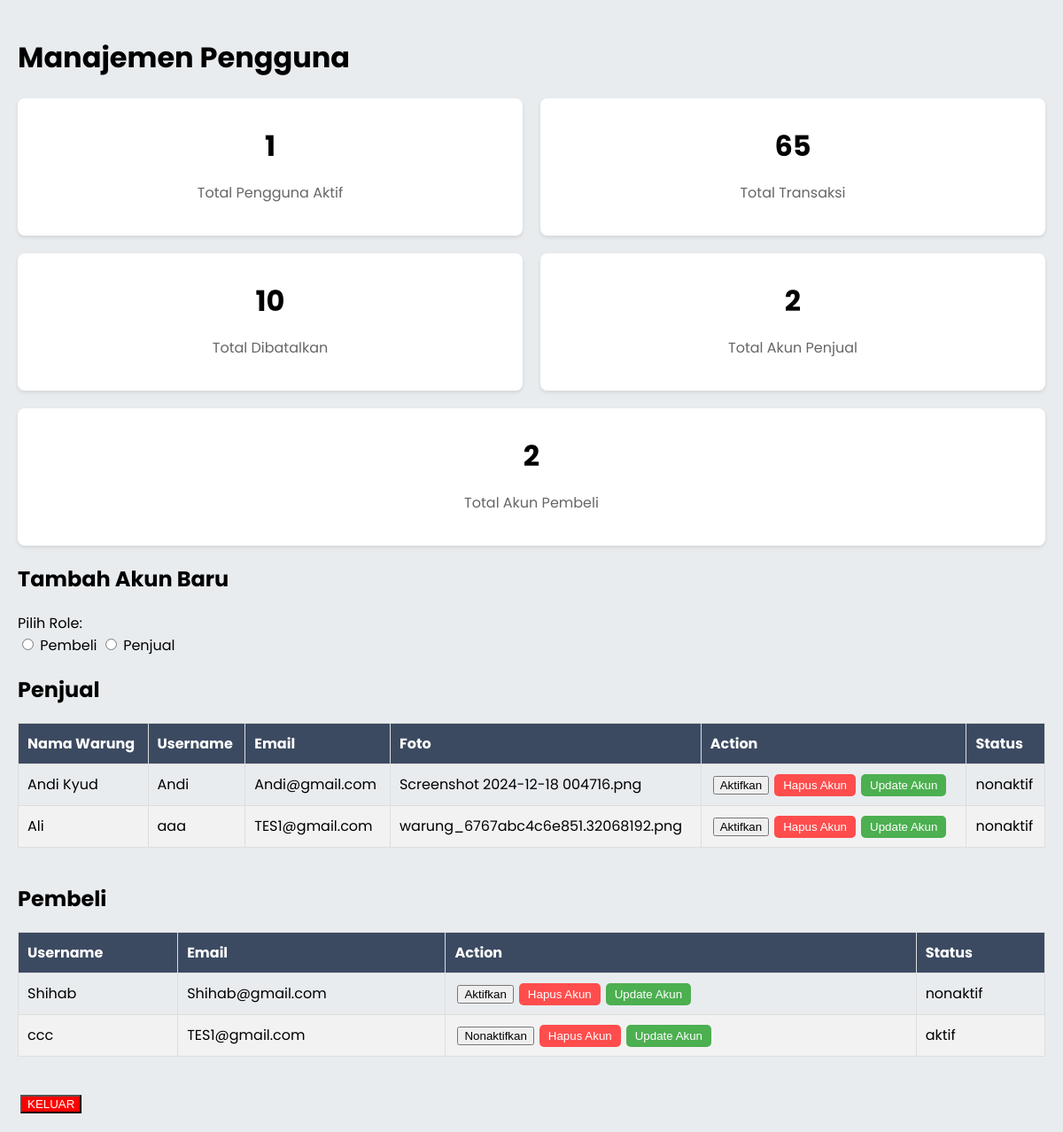
The app's page /PHP/ADMIN/dashboardAdmin.php, older data.
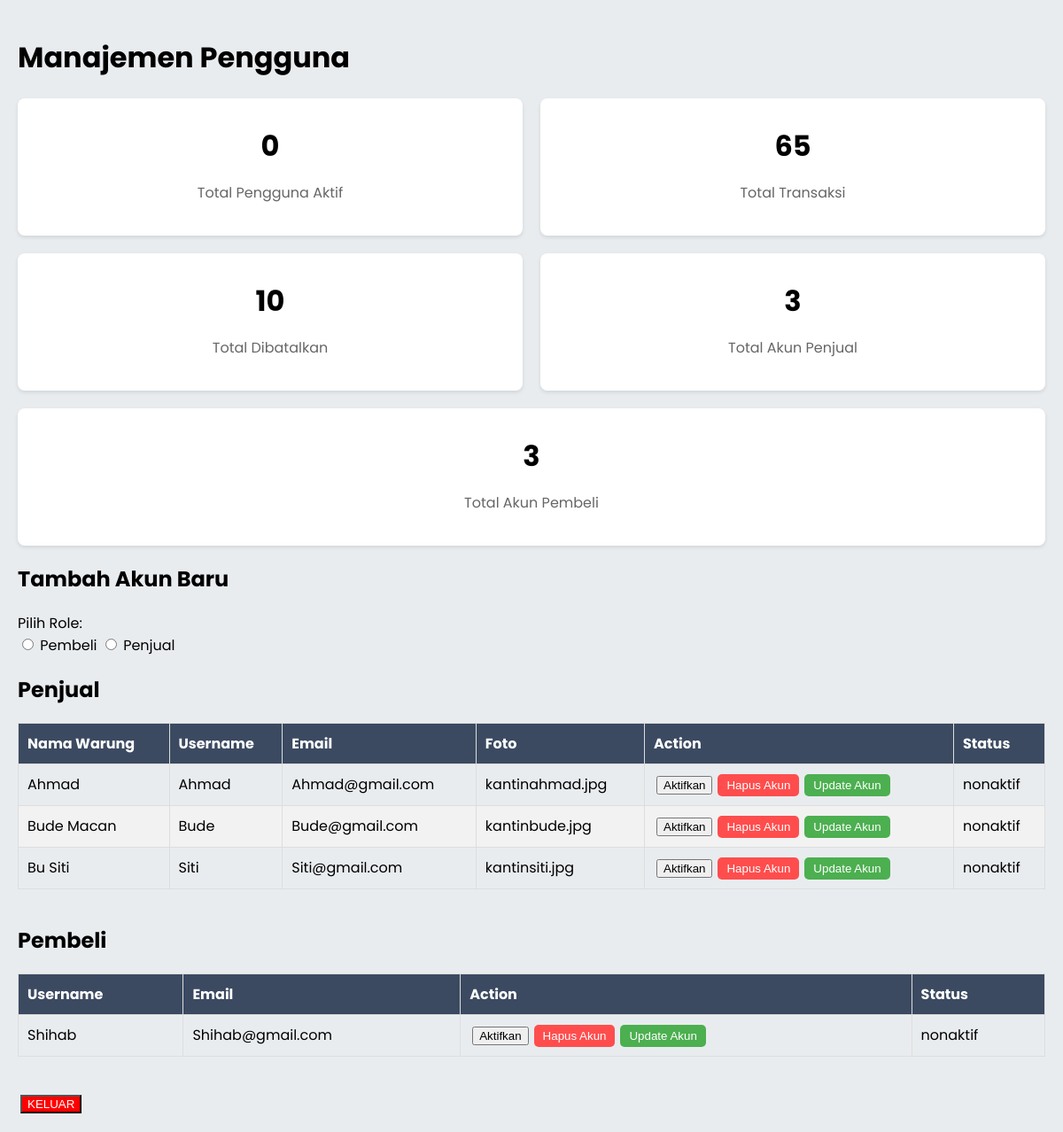
The same page, newer data.
### tables this page shows
CREATE TABLE `kantin` (
  `ID_Warung` int(11) NOT NULL,
  `ID_Pengguna` int(11) NOT NULL,
  `Nama_Warung` varchar(255) NOT NULL,
  `Gambar_Warung` varchar(255) DEFAULT NULL,
  `rating` float NOT NULL,
  `Total_Order` int(11) NOT NULL,
  `Total_Hasil` int(11) NOT NULL
);

CREATE TABLE `user` (
  `id_pengguna` int(11) NOT NULL,
  `username` varchar(100) NOT NULL,
  `email` varchar(100) NOT NULL,
  `password` varchar(255) NOT NULL,
  `kontak` int(100) NOT NULL,
  `role` enum('admin','seller','buyer') NOT NULL,
  `status` enum('aktif','nonaktif') NOT NULL DEFAULT 'nonaktif',
  `nama` varchar(255) NOT NULL DEFAULT 'Bocil Ngoding',
  `foto_profile` varchar(255) DEFAULT NULL
);

### PHP/ADMIN/dashboardAdmin.php (the view, shortened to what this page needs)
<?php
include '../connect.php';
?>
<!DOCTYPE html>
<html lang="en">
<head>
    <link rel="stylesheet" href="../../CSS/ADMIN/dashboardAdmin.css">
</head>
<body>
    <div class="container">
        <main class="content">
            <h1>Manajemen Pengguna</h1>
            <section class="stats">
                <div class="card">
                    <?php
                    $sql = "SELECT COUNT(*) as total_active_users FROM user WHERE status = 'aktif' AND role IN ('seller', 'buyer')";
                    $result = $conn->query($sql);
                    $total_active_users = 0;
                    if ($result->num_rows > 0) {
                        $row = $result->fetch_assoc();
                        $total_active_users = $row['total_active_users'];
                    }
                    ?>
                    <h3><?php echo $total_active_users; ?></h3>
                    <p>Total Pengguna Aktif</p>
                </div>
                <div class="card">
                    <h3>65</h3>
                    <p>Total Transaksi</p>
                </div>
                <div class="card">
                    <h3>10</h3>
                    <p>Total Dibatalkan</p>
                </div>
                <div class="card">
                    <?php
                    $sql = "SELECT COUNT(*) as total_sellers FROM user WHERE role = 'seller'";
                    $result = $conn->query($sql);
                    $total_sellers = 0;
                    if ($result->num_rows > 0) {
                        $row = $result->fetch_assoc();
                        $total_sellers = $row['total_sellers'];
                    }
                    ?>
                    <h3><?php echo $total_sellers; ?></h3>
                    <p>Total Akun Penjual</p>
                </div>
                <div class="card">
                    <h3><?php echo $total_sellers; ?></h3>
                    <p>Total Akun Pembeli</p>
                </div>
            </section>
            <section class="add-user-form">
                <h2>Tambah Akun Baru</h2>
                <label>Pilih Role:</label><br>
                <input type="radio" id="role_buyer" value="buyer" onclick="showForm('buyer')">
                <label for="role_buyer">Pembeli</label>
                <input type="radio" id="role_seller" value="seller" onclick="showForm('seller')">
                <label for="role_seller">Penjual</label>
                <br>
            </section>
            <section class="user-accounts">
                <h2>Penjual</h2>
                <table>
                    <thead>
                        <tr>
                            <th>Nama Warung</th>
                            <th>Username</th>
                            <th>Email</th>
                            <th>Foto</th>
                            <th>Action</th>
                            <th>Status</th>
                        </tr>
                    </thead>
                    <tbody>
                        <?php
                        $sql = "SELECT u.username, u.email, u.status, k.Nama_Warung, k.Gambar_Warung
                                FROM user u
                                LEFT JOIN kantin k ON u.id_pengguna = k.id_pengguna
                                WHERE u.role = 'seller'";
                        $result = $conn->query($sql);
                        if ($result->num_rows > 0) {
                            while($row = $result->fetch_assoc()) {
                                echo "<tr>";
                                echo "<td>" . $row["Nama_Warung"] . "</td>";
                                echo "<td>" . $row["username"] . "</td>";
                                echo "<td>" . $row["email"] . "</td>";
                                echo "<td>" . $row["Gambar_Warung"] . "</td>";
                                echo "<td>";
                                echo "<form method='POST' style='display:inline;'>";
                                if ($row["status"] === 'aktif') {
                                    echo "<button type='submit' name='action' value='deactivate'>Nonaktifkan</button>";
                                } else {
                                    echo "<button type='submit' name='action' value='activate'>Aktifkan</button>";
                                }
                                echo "</form>";
                                echo "<form method='POST' style='display:inline;'>";
                                echo "<button type='submit' class='delete-button' name='delete_user'>Hapus Akun</button>";
                                echo "<button type='submit' class='update-button' name='update_user'>Update Akun</button>";
                                echo "</form>";
                                echo "</td>";
                                echo "<td>" . htmlspecialchars($row['status']) . "</td>";
                                echo "</tr>";
                            }
                        } else {
                            echo "<tr><td colspan='4'>No sellers found</td></tr>";
                        }
                        ?>
                    </tbody>
                </table>
                <h2>Pembeli</h2>
                <table>
                    <thead>
                        <tr>
                            <th>Username</th>
                            <th>Email</th>
                            <th>Action</th>
                            <th>Status</th>
                        </tr>
                    </thead>
                    <tbody>
                        <?php
                        $sql = "SELECT username, email, status FROM user WHERE role = 'buyer'";
                        $result = $conn->query($sql);
                        if ($result->num_rows > 0) {
                            while($row = $result->fetch_assoc()) {
                                echo "<tr>";
                                echo "<td>" . $row["username"] . "</td>";
                                echo "<td>" . $row["email"] . "</td>";
                                echo "<td>";
                                echo "<form method='POST' style='display:inline;'>";
                                if ($row["status"] === 'aktif') {
                                    echo "<button type='submit' name='action' value='deactivate'>Nonaktifkan</button>";
                                } else {
                                    echo "<button type='submit' name='action' value='activate'>Aktifkan</button>";
                                }
                                echo "</form>";
                                echo "<form method='POST' style='display:inline;'>";
                                echo "<button type='submit' class='delete-button' name='delete_user'>Hapus Akun</button>";
                                echo "<button type='submit' class='update-button' name='update_user'>Update Akun</button>";
                                echo "</form>";
                                echo "</td>";
                                echo "<td>" . htmlspecialchars($row['status']) . "</td>";
                                echo "</tr>";
                            }
                        } else {
                            echo "<tr><td colspan='4'>No buyers found</td></tr>";
                        }
                        ?>
                    </tbody>
                </table>
            </section>
            <a href="logout.php">
                <button style="background-color: red; color: white">KELUAR</button>
            </a>
        </main>
    </div>
</body>
</html>

### CSS/ADMIN/dashboardAdmin.css (style rules this page uses)
body { font-family: 'Poppins', sans-serif; margin: 0; padding: 0; background-color: #f4f4f4; color: #000000; }
.container { display: flex; flex-direction: column; }
.content { flex-grow: 1; padding: 20px; background-color: #e9ecef; overflow-y: auto; box-sizing: border-box; }
main { padding: 20px; flex: 1; }
.stats { display: flex; flex-wrap: wrap; justify-content: space-between; gap: 20px; margin-bottom: 20px; }
.card { background: white; border-radius: 8px; box-shadow: 0 2px 4px rgba(0, 0, 0, 0.1); flex: 1 1 calc(33.333% - 20px); text-align: center; padding: 20px; min-width: 200px; }
.card h3 { margin: 10px 0; font-size: 2rem; }
.card p { color: #666; }
.user-accounts { margin-top: 20px; }
table { width: 100%; border-collapse: collapse; margin-bottom: 40px; }
th, td { padding: 10px; text-align: left; border: 1px solid #ddd; }
th { background-color: #3b4a61; color: white; }
tr:nth-child(even) { background-color: #f2f2f2; }
button { margin: 0 3px; }
.delete-button { padding: 5px 10px; background-color: #ff4d4d; color: white; border: none; border-radius: 5px; cursor: pointer; }
.update-button, .save-button { padding: 5px 10px; background-color: #4caf50; color: white; border: none; border-radius: 5px; cursor: pointer; }

Row changes from the older to the newer data that the page shows:
removed kantin: Nama_Warung "Andi Kyud", ID_Pengguna.username "Andi", ID_Pengguna.email "Andi@gmail.com", Gambar_Warung "Screenshot 2024-12-18 004716.png", ID_Pengguna.status "nonaktif"
removed kantin: Nama_Warung "Ali", ID_Pengguna.username "aaa", ID_Pengguna.email "TES1@gmail.com", Gambar_Warung "warung_6767abc4c6e851.32068192.png", ID_Pengguna.status "nonaktif"
removed user: username "ccc", email "TES1@gmail.com", shows "Nonaktifkan", status "aktif"
added kantin: Nama_Warung "Ahmad", ID_Pengguna.username "Ahmad", ID_Pengguna.email "Ahmad@gmail.com", Gambar_Warung "kantinahmad.jpg", ID_Pengguna.status "nonaktif"
added kantin: Nama_Warung "Bude Macan", ID_Pengguna.username "Bude", ID_Pengguna.email "Bude@gmail.com", Gambar_Warung "kantinbude.jpg", ID_Pengguna.status "nonaktif"
added kantin: Nama_Warung "Bu Siti", ID_Pengguna.username "Siti", ID_Pengguna.email "Siti@gmail.com", Gambar_Warung "kantinsiti.jpg", ID_Pengguna.status "nonaktif"
Text that changed along with them:
$total_active_users: "1" → "0"
$total_sellers: "2" → "3"
